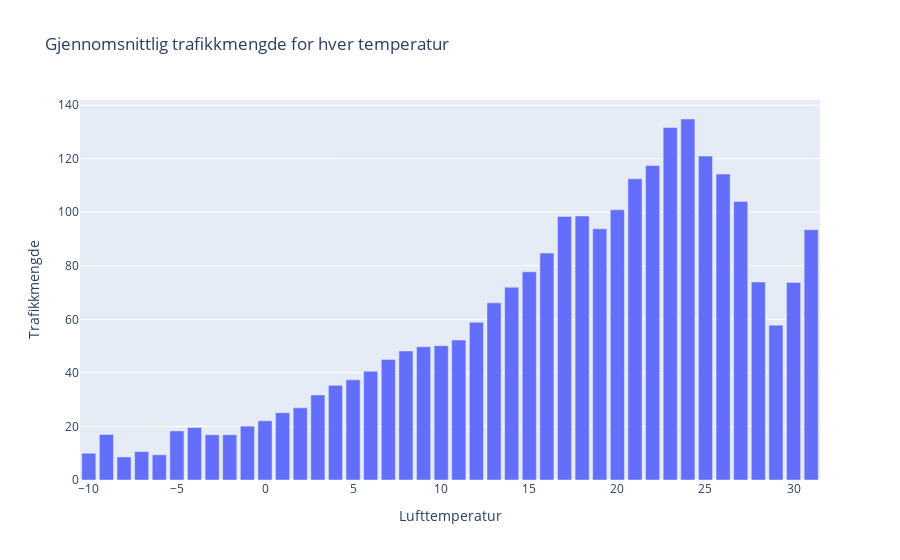

Here is the notebook cell this chart was saved with:
### Code cell
test_kopi['Lufttemperatur'] = test_kopi['Lufttemperatur'].apply(lambda x: int(x))
grader = test_kopi.groupby('Lufttemperatur')['Trafikkmengde'].mean()

fig = px.bar(grader, x = grader.index, y = grader, title= 'Gjennomsnittlig trafikkmengde for hver temperatur',
 labels = {'y': 'Trafikkmengde'})
fig.show()

### Figure 1 — Plotly figure (JSON) as saved in the notebook; plotly's stock layout.template omitted (floating-point values rounded to 4 significant figures)
{"data": [{"alignmentgroup": "True", "hovertemplate": "Lufttemperatur=%{x}<br>Trafikkmengde=%{y}<extra></extra>", "legendgroup": "", "marker": {"color": "#636efa", "pattern": {"shape": ""}}, "name": "", "offsetgroup": "", "orientation": "v", "showlegend": false, "textposition": "auto", "type": "bar", "x": [-10, -9, -8, -7, -6, -5, -4, -3, -2, -1, 0, 1, 2, 3, 4, 5, 6, 7, 8, 9, 10, 11, 12, 13, 14, 15, 16, 17, 18, 19, 20, 21, 22, 23, 24, 25, 26, 27, 28, 29, 30, 31], "xaxis": "x", "y": [10, 17, 8.614, 10.63, 9.416, 18.33, 19.61, 16.9, 16.91, 20.1, 22.12, 25.14, 26.94, 31.77, 35.35, 37.42, 40.62, 45.04, 48.2, 49.76, 50.17, 52.29, 58.9, 66.16, 71.99, 77.75, 84.76, 98.44, 98.62, 93.84, 100.9, 112.5, 117.5, 131.7, 134.8, 121.0, 114.3, 104, 73.96, 57.83, 73.8, 93.5], "yaxis": "y"}], "layout": {"barmode": "relative", "legend": {"tracegroupgap": 0}, "title": {"text": "Gjennomsnittlig trafikkmengde for hver temperatur"}, "xaxis": {"anchor": "y", "domain": [0, 1], "title": {"text": "Lufttemperatur"}}, "yaxis": {"anchor": "x", "domain": [0, 1], "title": {"text": "Trafikkmengde"}}}}
